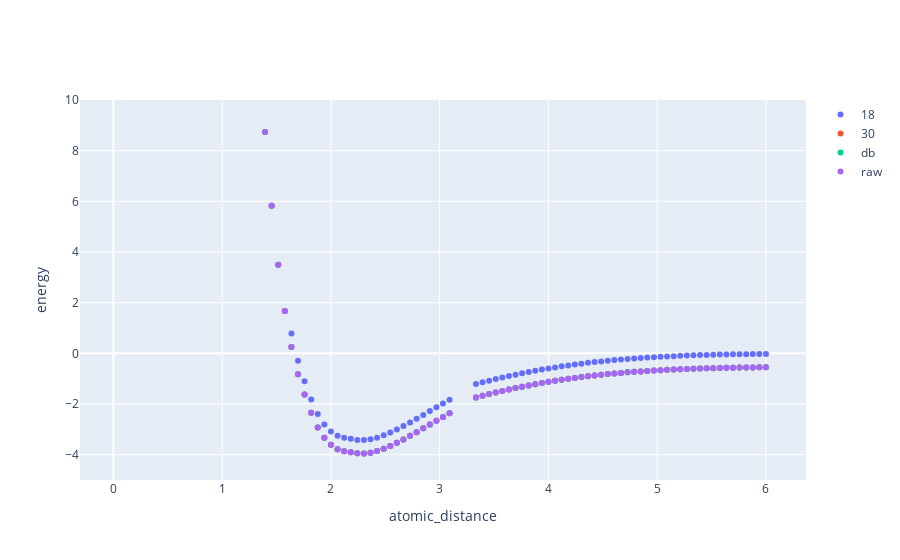

Notebook code for this chart:
### Code cell
# plot two-body-potential with plotly
import plotly.express as px
import plotly.graph_objects as go

fig = go.Figure()
fig.add_trace(go.Scatter(x=energy_atomic_distance_df_18["atomic_distance"], y=energy_atomic_distance_df_18["energy"]-2*ZERO_POINT_ENERGY_SILICON_ESPRESSO, mode="markers", name="18"))
fig.add_trace(go.Scatter(x=energy_atomic_distance_df_30["atomic_distance"], y=energy_atomic_distance_df_30["energy"]-2*ZERO_POINT_ENERGY_SILICON_ESPRESSO, mode="markers", name="30"))
fig.add_trace(go.Scatter(x=energy_atomic_distance_df_db["atomic_distance"], y=energy_atomic_distance_df_db["energy"]-2*ZERO_POINT_ENERGY_SILICON_ESPRESSO, mode="markers", name="db"))
fig.add_trace(go.Scatter(x=energy_atomic_distance_df_raw["atomic_distance"], y=energy_atomic_distance_df_raw["energy"]-2*ZERO_POINT_ENERGY_SILICON_ESPRESSO, mode="markers", name="raw"))
fig.update_layout(xaxis_title="atomic_distance", yaxis_title="energy")
# set xlim, ylim
fig.update_yaxes(range=[-5, 10])
fig.show()
